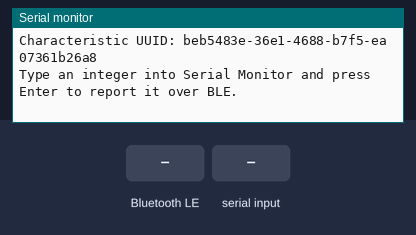
Simulated run of this sketch. Board: ESP32. On the bench: the last lines printed to the serial monitor. Inputs (shaded band) come from the test bench. Nothing arrives over Bluetooth unless stated; a phone connects over Bluetooth LE 3 s after start.

Above: at 1.7 s.
1.8 s: Bluetooth LE write "0" received
At 2.8 s:
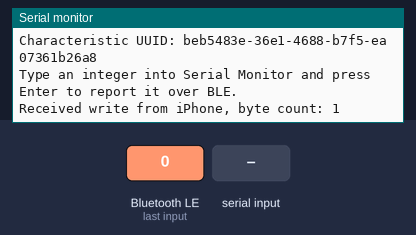
4.8 s: "90,45\n" received over Serial
At 5.7 s:
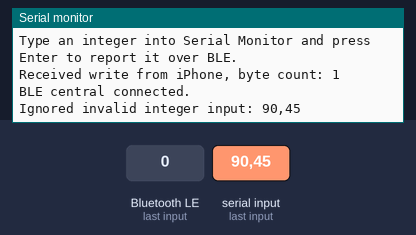
6.3 s: "0\n" received over Serial
At 7.1 s:
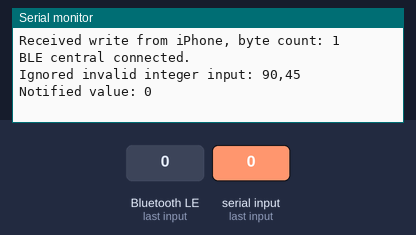
7.8 s: "1,90,45\n" received over Serial
At 8.2 s:
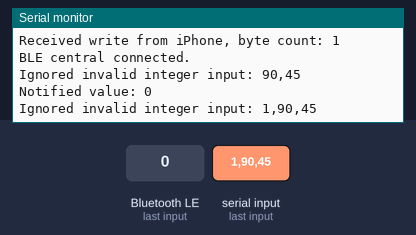

The sketch:

ESP32_BLE_Counter.ino
```cpp
#include <BLEDevice.h>
#include <BLEServer.h>
#include <BLEUtils.h>
#include <BLE2902.h>
#include <errno.h>
#include <limits.h>

static const char *DEVICE_NAME = "ESP32-TDS-BLE";
static const char *SERVICE_UUID = "4fafc201-1fb5-459e-8fcc-c5c9c331914b";
static const char *COUNTER_CHARACTERISTIC_UUID = "beb5483e-36e1-4688-b7f5-ea07361b26a8";

BLEServer *server = nullptr;
BLECharacteristic *counterCharacteristic = nullptr;

volatile bool deviceConnected = false;
bool previousDeviceConnected = false;

int32_t reportedValue = 0;
String serialInputBuffer;

class ServerCallbacks : public BLEServerCallbacks {
  void onConnect(BLEServer *server) override {
    deviceConnected = true;
    Serial.println("BLE central connected.");
  }

  void onDisconnect(BLEServer *server) override {
    deviceConnected = false;
    Serial.println("BLE central disconnected.");
  }
};

class CounterCallbacks : public BLECharacteristicCallbacks {
  void onWrite(BLECharacteristic *characteristic) override {
    String value = characteristic->getValue();

    Serial.print("Received write from iPhone, byte count: ");
    Serial.println(value.length());
  }
};

void updateCounterCharacteristic(bool shouldNotify) {
  counterCharacteristic->setValue((uint8_t *)&reportedValue, sizeof(reportedValue));

  if (shouldNotify) {
    counterCharacteristic->notify();
    Serial.printf("Notified value: %ld\n", (long)reportedValue);
  } else {
    Serial.printf("Updated value: %ld (waiting for BLE connection)\n", (long)reportedValue);
  }
}

bool parseInt32Line(const String &line, int32_t *value) {
  char *endPointer = nullptr;
  errno = 0;
  long parsedValue = strtol(line.c_str(), &endPointer, 10);

  if (line.length() == 0 || *endPointer != '\0' || errno == ERANGE) {
    return false;
  }

  if (parsedValue < INT32_MIN || parsedValue > INT32_MAX) {
    return false;
  }

  *value = (int32_t)parsedValue;
  return true;
}

void handleSerialLine(String line) {
  line.trim();

  if (line.length() == 0) {
    return;
  }

  int32_t nextValue = 0;
  if (!parseInt32Line(line, &nextValue)) {
    Serial.printf("Ignored invalid integer input: %s\n", line.c_str());
    return;
  }

  reportedValue = nextValue;
  updateCounterCharacteristic(deviceConnected);
}

void readSerialInput() {
  while (Serial.available() > 0) {
    char incomingChar = (char)Serial.read();

    if (incomingChar == '\n') {
      handleSerialLine(serialInputBuffer);
      serialInputBuffer = "";
    } else if (incomingChar != '\r') {
      serialInputBuffer += incomingChar;
    }
  }
}

void setup() {
  Serial.begin(115200);
  delay(500);

  BLEDevice::init(DEVICE_NAME);

  server = BLEDevice::createServer();
  server->setCallbacks(new ServerCallbacks());

  BLEService *counterService = server->createService(SERVICE_UUID);

  counterCharacteristic = counterService->createCharacteristic(
    COUNTER_CHARACTERISTIC_UUID,
    BLECharacteristic::PROPERTY_READ |
      BLECharacteristic::PROPERTY_WRITE |
      BLECharacteristic::PROPERTY_NOTIFY
  );

  counterCharacteristic->addDescriptor(new BLE2902());
  counterCharacteristic->setCallbacks(new CounterCallbacks());
  updateCounterCharacteristic(false);

  counterService->start();

  BLEAdvertising *advertising = server->getAdvertising();
  advertising->addServiceUUID(SERVICE_UUID);
  advertising->setScanResponse(true);
  advertising->start();

  Serial.println("ESP32 BLE counter started.");
  Serial.printf("Advertising as %s\n", DEVICE_NAME);
  Serial.printf("Service UUID: %s\n", SERVICE_UUID);
  Serial.printf("Characteristic UUID: %s\n", COUNTER_CHARACTERISTIC_UUID);
  Serial.println("Type an integer into Serial Monitor and press Enter to report it over BLE.");
}

void loop() {
  readSerialInput();

  if (!deviceConnected && previousDeviceConnected) {
    delay(500);
    server->startAdvertising();
    Serial.println("Restarted BLE advertising.");
    previousDeviceConnected = deviceConnected;
  }

  if (deviceConnected && !previousDeviceConnected) {
    previousDeviceConnected = deviceConnected;
  }

  delay(10);
}
```

Measured:
- after the input at 1.8 s, the serial monitor: prints a new line after 0.05 s (image 1)
- after the input at 4.8 s, the serial monitor: prints a new line at once (image 2)
- after the input at 6.3 s, the serial monitor: prints a new line at once (image 3)
- after the input at 7.8 s, the serial monitor: prints a new line at once (image 4)
